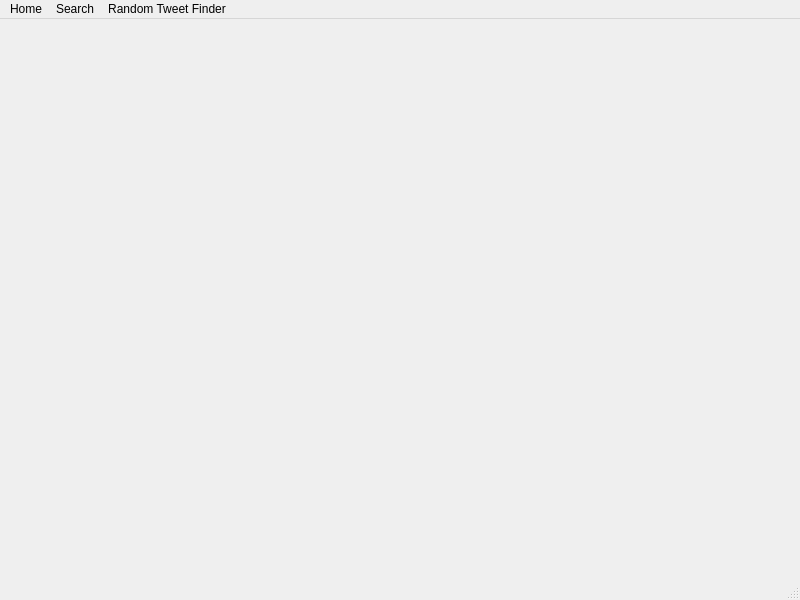
<?xml version="1.0" encoding="UTF-8"?>
<ui version="4.0">
 <class>MainWindow</class>
 <widget class="QMainWindow" name="MainWindow">
  <property name="geometry">
   <rect>
    <x>0</x>
    <y>0</y>
    <width>800</width>
    <height>600</height>
   </rect>
  </property>
  <property name="windowTitle">
   <string>MainWindow</string>
  </property>
  <widget class="QWidget" name="centralwidget"/>
  <widget class="QStatusBar" name="statusbar"/>
  <widget class="QMenuBar" name="menuBar">
   <property name="geometry">
    <rect>
     <x>0</x>
     <y>0</y>
     <width>800</width>
     <height>22</height>
    </rect>
   </property>
   <widget class="QMenu" name="menuHome">
    <property name="title">
     <string>Home</string>
    </property>
   </widget>
   <widget class="QMenu" name="menuSearch">
    <property name="title">
     <string>Search</string>
    </property>
   </widget>
   <widget class="QMenu" name="menuRandom_Tweet_Finder">
    <property name="title">
     <string>Random Tweet Finder</string>
    </property>
   </widget>
   <addaction name="menuHome"/>
   <addaction name="menuSearch"/>
   <addaction name="menuRandom_Tweet_Finder"/>
  </widget>
  <action name="actionRandom_Tweet_Finder">
   <property name="text">
    <string>Random Tweet Finder</string>
   </property>
  </action>
 </widget>
 <resources/>
 <connections/>
</ui>
